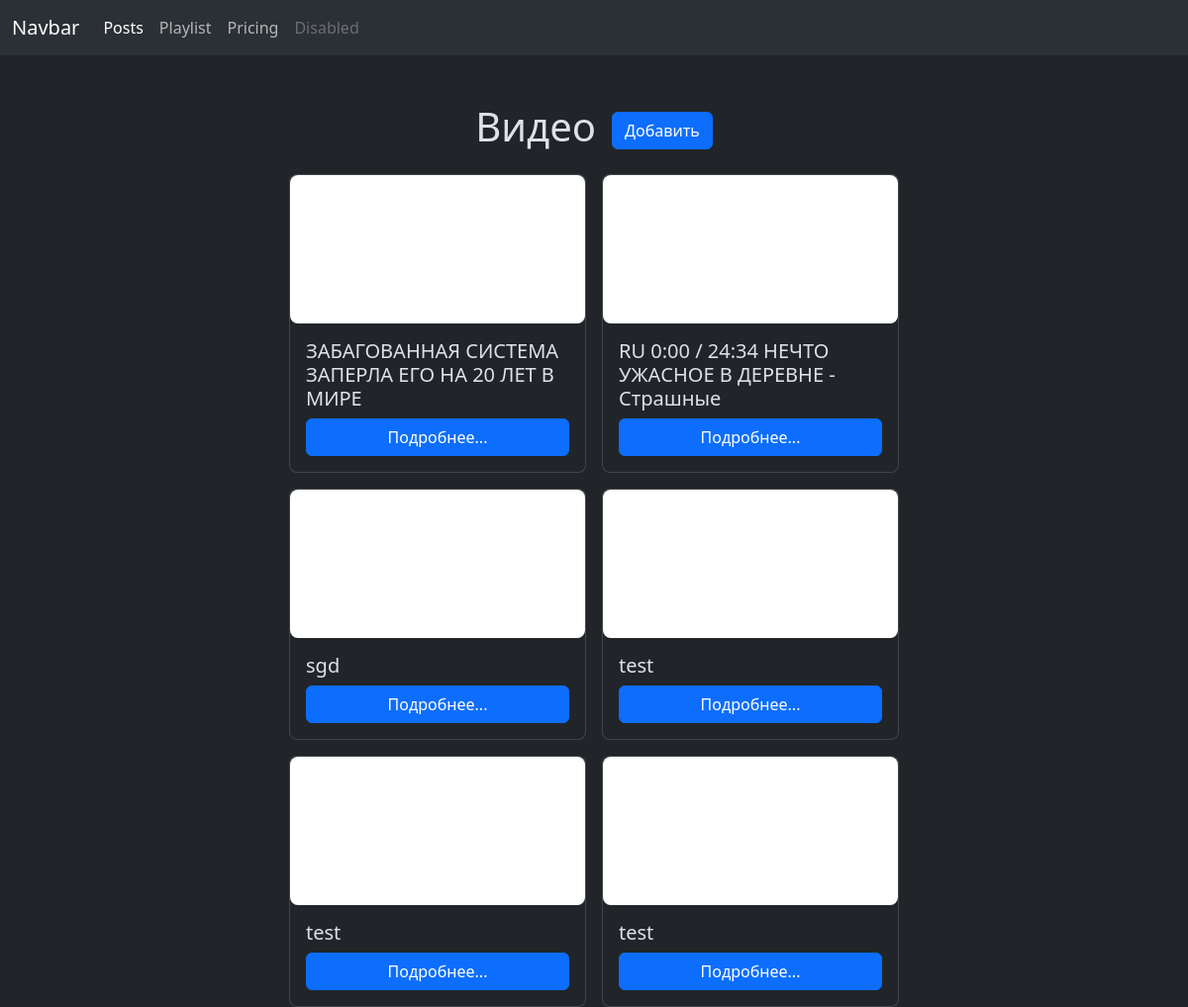
Before: /playlist/ with the older database file.
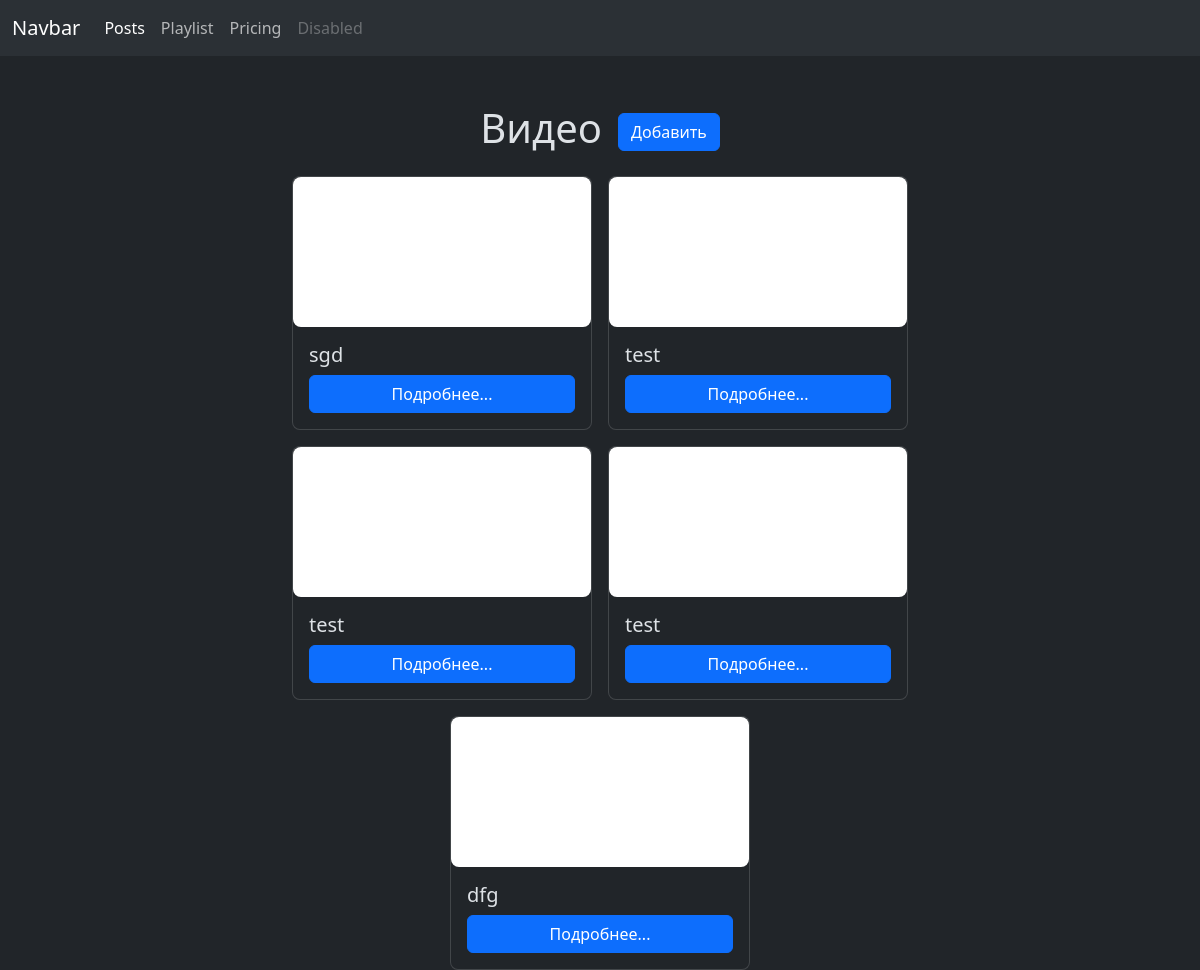
After: the same page with the newer database file.
### playlist/models.py (models this page shows)
class Video(models.Model):
    name = models.CharField(max_length=50)
    embed_code = models.CharField(max_length=100)
    is_published = models.BooleanField(default=True)

### playlist/views.py (the view)
# urls.py: path('playlist/', playlist,  name='playlist'),
def playlist(request):
    all_videos = Video.objects.all()
    return render(request, 'playlist/playlist.html', {'all_videos': all_videos})

### playlist/templates/playlist/playlist.html (shortened to what this page needs)
{% extends 'blog/base.html' %}
{% load static %}
{% block content %}
    <div class="d-flex justify-content-center align-items-center mt-5 gap-3">
        <h1 class="text-center">Видео</h1>
        <a href="{% url 'create_video' %}" class="btn btn-primary">Добавить</a>
    </div>
    <div class="mt-3 d-flex justify-content-center gap-3 flex-wrap mx-auto" style="max-width: 700px">
        {% for video in all_videos %}
            {% if video.is_published == True %}
                <div class="card justify-content-center rounded-3"
                     style="width: 300px;">
                    <iframe class="w-100 rounded-3"
                            src="https://www.youtube.com/embed/{{ video.embed_code }}"
                            title="YouTube video player"
                            allow="accelerometer; autoplay; clipboard-write; encrypted-media; gyroscope; picture-in-picture; web-share"
                            allowfullscreen></iframe>
                    <div class="card-body d-flex justify-content-center flex-column">
                        <h5 class="card-title">{{ video.name }}</h5>
                        <a href="#" class="btn btn-primary">Подробнее...</a>
                    </div>
                </div>
            {% endif %}
        {% endfor %}
    </div>
{% endblock %}

### blog/templates/blog/base.html (shortened to what this page needs)
{% load static %}
<!DOCTYPE html>
<html lang="en">
<head>
    <link rel="stylesheet" href="{% static 'blog/css/bootstrap.min.css' %}">
</head>
<body data-bs-theme="dark">
{% include 'blog/includes/header.html' %}
<main>
    {% block content %}{% endblock %}
</main>
</body>
</html>

### blog/templates/blog/includes/header.html (shortened to what this page needs)
<header>
    <nav class="navbar navbar-expand-lg bg-body-tertiary">
        <div class="container-fluid">
            <a class="navbar-brand" href="#">Navbar</a>
            <div class="collapse navbar-collapse" id="navbarNav">
                <ul class="navbar-nav">
                    <li class="nav-item">
                        <a class="nav-link active" aria-current="page"
                           href="{% url 'post_list' %}">Posts</a>
                    </li>
                    <li class="nav-item">
                        <a class="nav-link" href="{% url 'playlist' %}">Playlist</a>
                    </li>
                    <li class="nav-item">
                        <a class="nav-link" href="#">Pricing</a>
                    </li>
                    <li class="nav-item">
                        <a class="nav-link disabled" aria-disabled="true">Disabled</a>
                    </li>
                </ul>
            </div>
        </div>
    </nav>
</header>

Changed rows visible on the page:
no longer on this page (row edited): Video: name "ЗАБАГОВАННАЯ СИСТЕМА ЗАПЕРЛА ЕГО НА 20 ЛЕТ В МИРЕ"
no longer on this page (row edited): Video: name "RU 0:00 / 24:34 НЕЧТО УЖАСНОЕ В ДЕРЕВНЕ - Страшные"
added Video: name "dfg"
